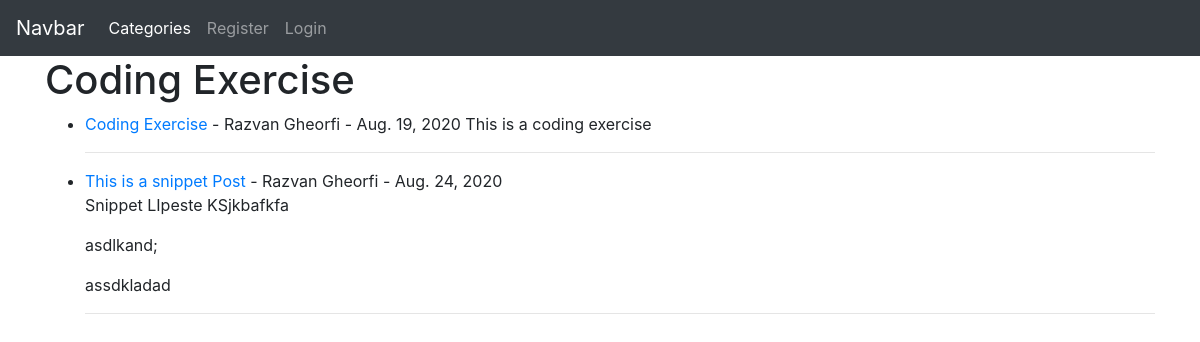
The app's page /category/coding exercise, older data.
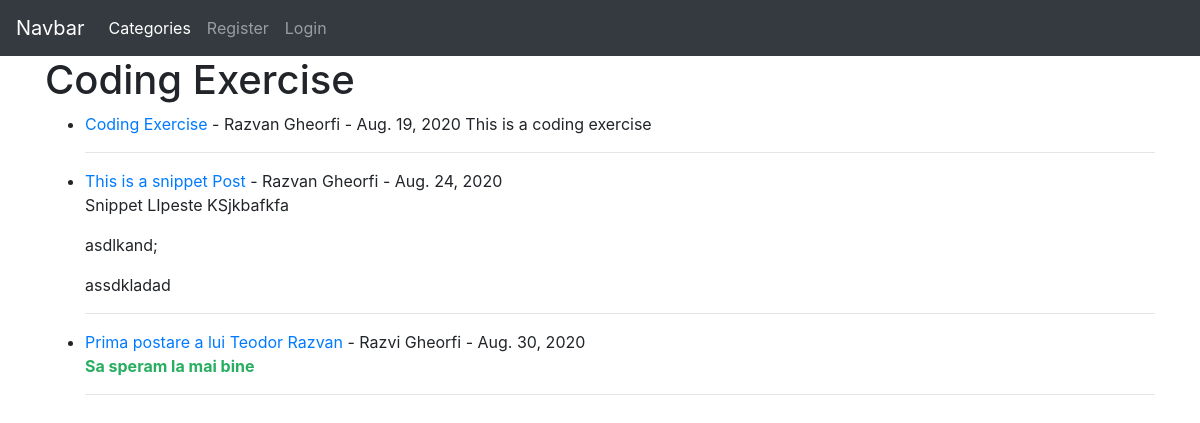
The same page, newer data.
### main/models.py (models this page shows, shortened)
class Post(models.Model):
    title = models.CharField(max_length=255)
    header_image = models.ImageField(null=True, blank=True, upload_to="images/")
    author = models.ForeignKey(User, on_delete=models.CASCADE)
    body = RichTextField(blank=True, null=True)
    post_date = models.DateField(auto_now_add=True)
    category = models.CharField(max_length=255, default='coding')
    likes = models.ManyToManyField(User, related_name='blog_posts')
    snippet = models.CharField(max_length=255)

### main/views.py (the view)
# urls.py: path('category/<str:cats>', CategoryView, name='category'),
def CategoryView(request, cats):
    category_posts = Post.objects.filter(category=cats)
    return render(request, 'categories.html', {'cats':cats, 'category_posts':category_posts})

### main/templates/categories.html (shortened to what this page needs)
{% extends 'base.html' %}
{% block content %}
<h1>{{ cats|title }}</h1>
{% if category_posts %}
<ul>
  {% for post in category_posts %}
      <li>
        <a href="{% url 'article_detail' post.pk %}">{{ post.title }}</a>
        - {{ post.author.first_name }}
        {{ post.author.last_name }} - {{ post.post_date }}
        {{ post.body|slice:"200"|safe }}
        <hr>
      </li>
  {% endfor %}
</ul>
{% else %}
    <h2>This Category Does Not Exists....</h2>
{% endif %}
{% endblock %}

Row changes from the older to the newer data that the page shows:
added Post: title "Prima postare a lui Teodor Razvan", author.first_name "Razvi", author.last_name "Gheorfi", post_date "Aug. 30, 2020", body "Sa speram la mai bine"
